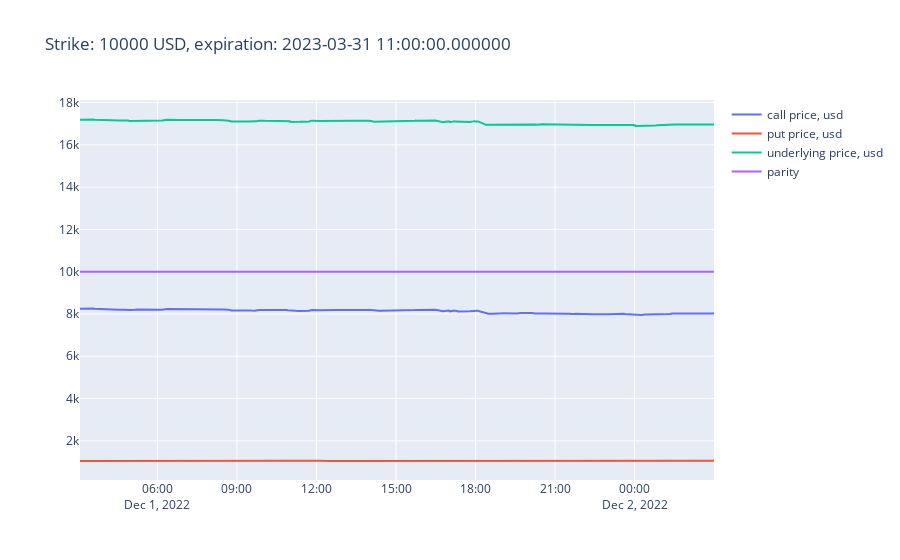

Notebook source saved alongside this figure:
### Code cell
# fixed date and strike
final_df = plot_single_expiration(single_currency_chain, strike_given=10000, expiration_date_given = 1695974400000000)

### Figure 1 — Plotly figure (JSON) as saved in the notebook; plotly's stock layout.template omitted (floating-point values rounded to 4 significant figures; data arrays with more than 128 entries replaced by an {"elided": "..."} marker saying what was removed)
{"data": [{"name": "call price, usd", "type": "scatter", "x": {"elided": "877 str values"}, "y": {"elided": "877 float values"}}, {"name": "put price, usd", "type": "scatter", "x": {"elided": "877 str values"}, "y": {"elided": "877 float values"}}, {"name": "underlying price, usd", "type": "scatter", "x": {"elided": "877 str values"}, "y": {"elided": "877 float values"}}, {"name": "parity", "type": "scatter", "x": {"elided": "877 str values"}, "y": {"elided": "877 float values"}}], "layout": {"title": {"text": "Strike: 10000 USD, expiration: 2023-03-31 11:00:00.000000"}}}
